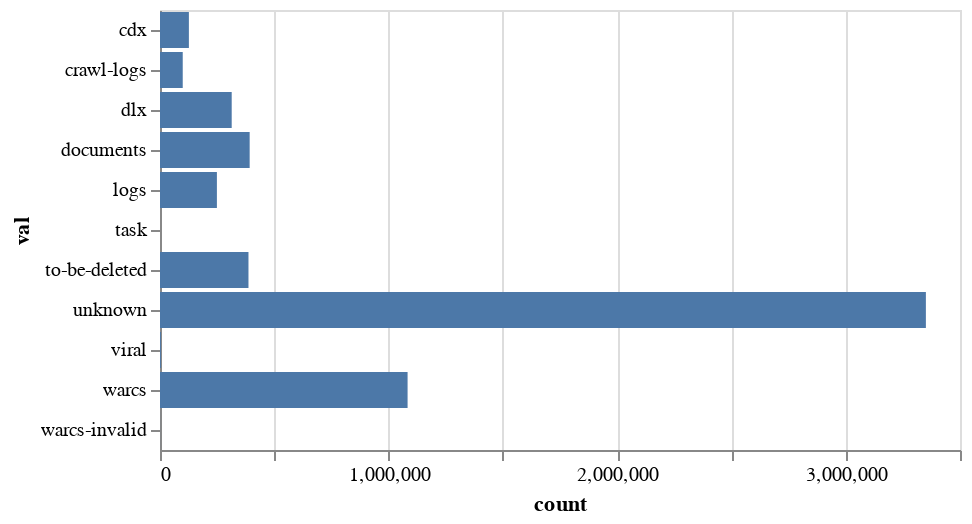

The cell this chart's notebook holds for it:
### Code cell
import altair as alt

alt.Chart(df).mark_bar().encode(
    x='count',
    y='val',
    tooltip=['val', 'count']
).interactive()

### Figure 1 — Vega-Lite specification as saved in the notebook (floating-point values rounded to 4 significant figures)
{"config": {"view": {"continuousWidth": 400, "continuousHeight": 300}}, "data": {"name": "data-8e9e94d93b6c68e4ab43255daf4b1796"}, "mark": "bar", "encoding": {"tooltip": [{"type": "nominal", "field": "val"}, {"type": "quantitative", "field": "count"}], "x": {"type": "quantitative", "field": "count"}, "y": {"type": "nominal", "field": "val"}}, "selection": {"selector004": {"type": "interval", "bind": "scales", "encodings": ["x", "y"]}}, "$schema": "https://vega.github.io/schema/vega-lite/v4.8.1.json", "datasets": {"data-8e9e94d93b6c68e4ab43255daf4b1796": [{"val": "unknown", "count": 3350754}, {"val": "warcs", "count": 1083186}, {"val": "documents", "count": 392286}, {"val": "to-be-deleted", "count": 387082}, {"val": "dlx", "count": 313695}, {"val": "logs", "count": 248955}, {"val": "cdx", "count": 126382}, {"val": "crawl-logs", "count": 99470}, {"val": "viral", "count": 3861}, {"val": "warcs-invalid", "count": 202}, {"val": "task", "count": 6}]}}
